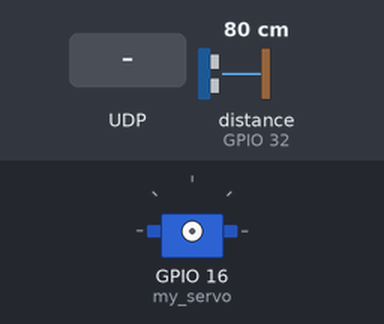
A program run on a simulated ESP32 board running MicroPython. Shown: servo. The inputs (shaded band) are chosen by the test bench; at power-on: distance to the obstacle (sensor on GPIO 32) 80 cm. The echo pulse lasts 58.3 µs per cm; WiFi joins after 1.5 s; servo angles are drawn from the pulse width (0.5 ms = 0°, 2.5 ms = 180°); threads take turns every 2 ms; library files of the repository ran but are not shown: hcsr04.py; what the program prints to the serial console is not drawn.

Above: at 2.7 s.
2.8 s: UDP packet "start" arrives
At 3.11 s:
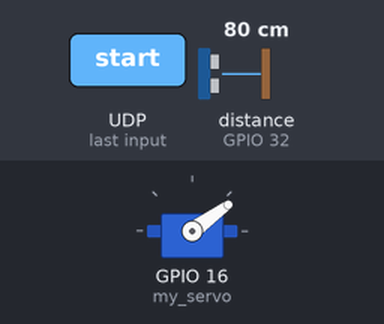
At 5.7 s:
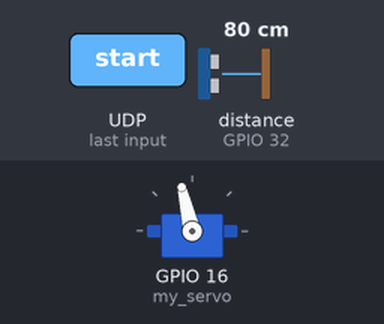
5.8 s: UDP packet "1" arrives
At 6.3 s:
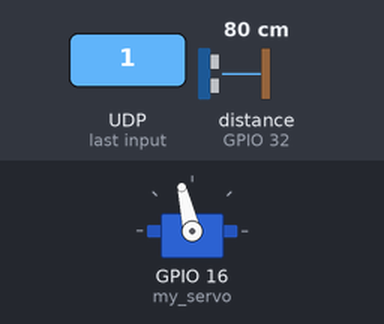
Timing chart, 0 to 8.8 s (numbered marks = the images above; inputs shaded):
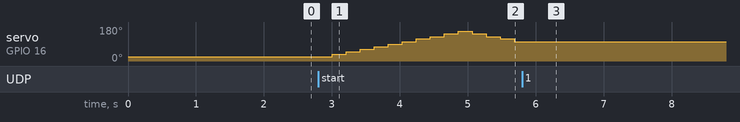

The program:

main.py
```python
from hcsr04 import HCSR04
import time
import machine
from servo import Servo
import socket
import network
import _thread


def connect_wifi(ssid, password, timeout=5):
    wlan = network.WLAN(network.STA_IF)
    wlan.active(True)

    if wlan.isconnected():
        wlan.disconnect()
        time.sleep(1)

    wlan.connect(ssid, password)
    print(f"尝试连接到 {ssid} ...")

    start = time.ticks_ms()
    while not wlan.isconnected():
        if time.ticks_diff(time.ticks_ms(), start) > timeout * 1000:
            print(f"连接 {ssid} 超时")
            wlan.disconnect()
            time.sleep(1)
            return False
        time.sleep(0.3)

    print(f"已连接到 {ssid}，网络配置：{wlan.ifconfig()}")
    return True


# 主网络失败后尝试备用网络
wifi_connected = connect_wifi('CrownYou', '3141592653', timeout=5)
# if not wifi_connected:
#    wifi_connected = connect_wifi('CMCC-G4AH', 'QR7VPSQ5', timeout=5)
if not wifi_connected:
    wifi_connected = connect_wifi('CMCC-2UCK', 'ZNQ7UYCZ', timeout=5)

if wifi_connected:
    sock = socket.socket(socket.AF_INET, socket.SOCK_DGRAM)
    sock.bind(('0.0.0.0', 8081))
    target_ip = None
    flag = False


    def listen_task():
        global target_ip, flag
        while True:
            msg, addr = sock.recvfrom(1024)
            target_ip = addr[0].strip("'").strip("\"")
            msg = msg.decode('utf-8')
            print(f"收到来自 {target_ip} 的消息：{msg}")
            flag = True if msg == 'start' else False


    _thread.start_new_thread(listen_task, ())

    my_servo = Servo(machine.Pin(16))
    sensor = HCSR04(trigger_pin=22, echo_pin=32)  # 定义超声波模块Tring控制管脚及超声波模块Echo控制管脚
    delay = 0.1
    min = 15
    max = 165


    def send_msg(i, us_dis, period):
        reply = str({'degree': 180 - i, 'distance': us_dis, 'period': period})
        print(reply)
        sock.sendto(reply, (target_ip, 8081))
        time.sleep(delay)


    def do_task(i, period):
        if flag:
            my_servo.write_angle(i)
            time.sleep(delay)
            us_dis = sensor.distance_cm()  # 获取超声波计算距离 ，也可以调用sensor.distance_mm() 得到mm值
            send_msg(i, us_dis, period)


    period = 1
    while True:
        if flag:
            for i in range(min, max, 15):
                do_task(i, period)
            period += 1
            for i in range(max, min, -15):
                do_task(i, period)
            period += 1
```

servo.py
```python
from machine import PWM
import math

# originally by Radomir Dopieralski http://sheep.art.pl
# from https://bitbucket.org/thesheep/micropython-servo

class Servo:
    """
    A simple class for controlling hobby servos.
    Args:
        pin (machine.Pin): The pin where servo is connected. Must support PWM.
        freq (int): The frequency of the signal, in hertz.
        min_us (int): The minimum signal length supported by the servo.
        max_us (int): The maximum signal length supported by the servo.
        angle (int): The angle between the minimum and maximum positions.
    """
    def __init__(self, pin, freq=50, min_us=600, max_us=2400, angle=180):
        self.min_us = min_us
        self.max_us = max_us
        self.us = 0
        self.freq = freq
        self.angle = angle
        self.pwm = PWM(pin, freq=freq, duty=0)

    def write_us(self, us):
        """Set the signal to be ``us`` microseconds long. Zero disables it."""
        if us == 0:
            self.pwm.duty(0)
            return
        us = min(self.max_us, max(self.min_us, us))
        duty = us * 1024 * self.freq // 1000000
        self.pwm.duty(duty)

    def write_angle(self, degrees=None, radians=None):
        """Move to the specified angle in ``degrees`` or ``radians``."""
        if degrees is None:
            degrees = math.degrees(radians)
        degrees = degrees % 360
        total_range = self.max_us - self.min_us
        us = self.min_us + total_range * degrees // self.angle
        self.write_us(us)
```

Measured:
- after the input at 2.8 s, servo on GPIO 16 (my_servo): rises from 22° to 157° in 1.9 s, then falls to 103° in 0.82 s
- after the input at 5.8 s, servo on GPIO 16 (my_servo): stops changing and stays 103°
